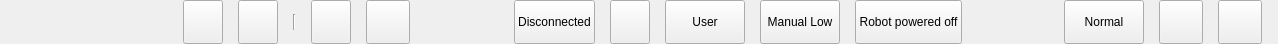
    <widget class="QWidget" name="widget_title" native="true">
     <property name="minimumSize">
      <size>
       <width>1278</width>
       <height>44</height>
      </size>
     </property>
     <property name="maximumSize">
      <size>
       <width>16777215</width>
       <height>44</height>
      </size>
     </property>
     <layout class="QHBoxLayout" name="horizontalLayout">
      <property name="spacing">
       <number>15</number>
      </property>
      <property name="leftMargin">
       <number>16</number>
      </property>
      <property name="topMargin">
       <number>0</number>
      </property>
      <property name="rightMargin">
       <number>16</number>
      </property>
      <property name="bottomMargin">
       <number>0</number>
      </property>
      <item>
       <widget class="MoveLabel" name="lbl_logo">
        <property name="minimumSize">
         <size>
          <width>152</width>
          <height>24</height>
         </size>
        </property>
        <property name="maximumSize">
         <size>
          <width>152</width>
          <height>24</height>
         </size>
        </property>
        <property name="text">
         <string/>
        </property>
       </widget>
      </item>
      <item>
       <widget class="QPushButton" name="pbn_poweroff">
        <property name="sizePolicy">
         <sizepolicy hsizetype="Minimum" vsizetype="Fixed">
          <horstretch>0</horstretch>
          <verstretch>28</verstretch>
         </sizepolicy>
        </property>
        <property name="minimumSize">
         <size>
          <width>0</width>
          <height>44</height>
         </size>
        </property>
        <property name="maximumSize">
         <size>
          <width>16777215</width>
          <height>44</height>
         </size>
        </property>
        <property name="text">
         <string/>
        </property>
        <property name="icon">
         <iconset>
          <normaloff>:/mainwidget/image/mainwidget/poweroff.svg</normaloff>:/mainwidget/image/mainwidget/poweroff.svg</iconset>
        </property>
        <property name="iconSize">
         <size>
          <width>28</width>
          <height>28</height>
         </size>
        </property>
       </widget>
      </item>
      <item>
       <widget class="QPushButton" name="pbn_minimize">
        <property name="minimumSize">
         <size>
          <width>0</width>
          <height>44</height>
         </size>
        </property>
        <property name="maximumSize">
         <size>
          <width>16777215</width>
          <height>44</height>
         </size>
        </property>
        <property name="text">
         <string/>
        </property>
        <property name="icon">
         <iconset>
          <normaloff>:/mainwidget/image/mainwidget/minimize.svg</normaloff>:/mainwidget/image/mainwidget/minimize.svg</iconset>
        </property>
        <property name="iconSize">
         <size>
          <width>28</width>
          <height>28</height>
         </size>
        </property>
       </widget>
      </item>
      <item>
       <widget class="Line" name="lbl_line">
        <property name="minimumSize">
         <size>
          <width>0</width>
          <height>16</height>
         </size>
        </property>
        <property name="maximumSize">
         <size>
          <width>16777215</width>
          <height>16</height>
         </size>
        </property>
        <property name="orientation">
         <enum>Qt::Vertical</enum>
        </property>
       </widget>
      </item>
      <item>
       <widget class="QPushButton" name="pbn_wifi">
        <property name="sizePolicy">
         <sizepolicy hsizetype="Minimum" vsizetype="Fixed">
          <horstretch>0</horstretch>
          <verstretch>28</verstretch>
         </sizepolicy>
        </property>
        <property name="minimumSize">
         <size>
          <width>0</width>
          <height>44</height>
         </size>
        </property>
        <property name="maximumSize">
         <size>
          <width>16777215</width>
          <height>44</height>
         </size>
        </property>
        <property name="text">
         <string/>
        </property>
        <property name="icon">
         <iconset theme=":/mainwidget/image/mainwidget/wifi_zero.svg"/>
        </property>
        <property name="iconSize">
         <size>
          <width>28</width>
          <height>28</height>
         </size>
        </property>
       </widget>
      </item>
      <item>
       <widget class="QPushButton" name="pbn_dragteach">
        <property name="minimumSize">
         <size>
          <width>44</width>
          <height>44</height>
         </size>
        </property>
        <property name="maximumSize">
         <size>
          <width>44</width>
          <height>44</height>
         </size>
        </property>
        <property name="text">
         <string/>
        </property>
        <property name="icon">
         <iconset theme=":/mainwidget/image/mainwidget/dragteaching.svg"/>
        </property>
        <property name="iconSize">
         <size>
          <width>28</width>
          <height>28</height>
         </size>
        </property>
       </widget>
      </item>
      <item>
       <spacer name="horizontalSpacer_3">
        <property name="orientation">
         <enum>Qt::Horizontal</enum>
        </property>
        <property name="sizeType">
         <enum>QSizePolicy::Expanding</enum>
        </property>
        <property name="sizeHint" stdset="0">
         <size>
          <width>20</width>
          <height>20</height>
         </size>
        </property>
       </spacer>
      </item>
      <item>
       <widget class="QPushButton" name="pbn_connectstatus">
        <property name="sizePolicy">
         <sizepolicy hsizetype="Minimum" vsizetype="Fixed">
          <horstretch>0</horstretch>
          <verstretch>28</verstretch>
         </sizepolicy>
        </property>
        <property name="minimumSize">
         <size>
          <width>0</width>
          <height>44</height>
         </size>
        </property>
        <property name="maximumSize">
         <size>
          <width>16777215</width>
          <height>44</height>
         </size>
        </property>
        <property name="text">
         <string>Disconnected</string>
        </property>
        <property name="icon">
         <iconset>
          <normaloff>:/mainwidget/image/mainwidget/disconnected.svg</normaloff>:/mainwidget/image/mainwidget/disconnected.svg</iconset>
        </property>
        <property name="iconSize">
         <size>
          <width>28</width>
          <height>28</height>
         </size>
        </property>
        <property name="checkable">
         <bool>true</bool>
        </property>
       </widget>
      </item>
      <item>
       <widget class="QPushButton" name="pbn_controllerAuthority">
        <property name="minimumSize">
         <size>
          <width>0</width>
          <height>44</height>
         </size>
        </property>
        <property name="maximumSize">
         <size>
          <width>16777215</width>
          <height>44</height>
         </size>
        </property>
        <property name="text">
         <string/>
        </property>
        <property name="icon">
         <iconset theme=":/mainwidget/image/mainwidget/authorityunlock.svg"/>
        </property>
        <property name="iconSize">
         <size>
          <width>28</width>
          <height>28</height>
         </size>
        </property>
       </widget>
      </item>
      <item>
       <widget class="QPushButton" name="pbn_switchAuthority">
        <property name="minimumSize">
         <size>
          <width>0</width>
          <height>44</height>
         </size>
        </property>
        <property name="maximumSize">
         <size>
          <width>16777215</width>
          <height>44</height>
         </size>
        </property>
        <property name="text">
         <string>User</string>
        </property>
        <property name="icon">
         <iconset theme=":/settings/image/settings/icon_authority_user.svg"/>
        </property>
        <property name="iconSize">
         <size>
          <width>28</width>
          <height>28</height>
         </size>
        </property>
       </widget>
      </item>
      <item>
       <widget class="QPushButton" name="pbn_mode">
        <property name="sizePolicy">
         <sizepolicy hsizetype="Minimum" vsizetype="Fixed">
          <horstretch>0</horstretch>
          <verstretch>44</verstretch>
         </sizepolicy>
        </property>
        <property name="minimumSize">
         <size>
          <width>0</width>
          <height>44</height>
         </size>
        </property>
        <property name="maximumSize">
         <size>
          <width>16777215</width>
          <height>44</height>
         </size>
        </property>
        <property name="text">
         <string>Manual Low</string>
        </property>
        <property name="icon">
         <iconset theme=":/mainwidget/image/mainwidget/manuallow.svg"/>
        </property>
        <property name="iconSize">
         <size>
          <width>28</width>
          <height>28</height>
         </size>
        </property>
       </widget>
      </item>
      <item>
       <widget class="QPushButton" name="pbn_robotpower">
        <property name="sizePolicy">
         <sizepolicy hsizetype="Minimum" vsizetype="Fixed">
          <horstretch>0</horstretch>
          <verstretch>44</verstretch>
         </sizepolicy>
        </property>
        <property name="minimumSize">
         <size>
          <width>0</width>
          <height>44</height>
         </size>
        </property>
        <property name="maximumSize">
         <size>
          <width>16777215</width>
          <height>44</height>
         </size>
        </property>
        <property name="text">
         <string notr="true">Robot powered off</string>
        </property>
        <property name="iconSize">
         <size>
          <width>28</width>
          <height>28</height>
         </size>
        </property>
       </widget>
      </item>
      <item>
       <widget class="SwitchButtonInside" name="pbn_enable" native="true">
        <property name="minimumSize">
         <size>
          <width>72</width>
          <height>28</height>
         </size>
        </property>
        <property name="maximumSize">
         <size>
          <width>72</width>
          <height>28</height>
         </size>
        </property>
       </widget>
      </item>
      <item>
       <widget class="QPushButton" name="pbn_clearAlarm">
        <property name="sizePolicy">
         <sizepolicy hsizetype="Minimum" vsizetype="Fixed">
          <horstretch>0</horstretch>
          <verstretch>28</verstretch>
         </sizepolicy>
        </property>
        <property name="minimumSize">
         <size>
          <width>0</width>
          <height>44</height>
         </size>
        </property>
        <property name="maximumSize">
         <size>
          <width>16777215</width>
          <height>44</height>
         </size>
        </property>
        <property name="text">
         <string>Normal</string>
        </property>
        <property name="icon">
         <iconset theme=":/mainwidget/image/mainwidget/nowarn.svg"/>
        </property>
        <property name="iconSize">
         <size>
          <width>28</width>
          <height>28</height>
         </size>
        </property>
        <property name="checkable">
         <bool>true</bool>
        </property>
       </widget>
      </item>
      <item>
       <widget class="QPushButton" name="pbn_emergeStop">
        <property name="sizePolicy">
         <sizepolicy hsizetype="Minimum" vsizetype="Fixed">
          <horstretch>0</horstretch>
          <verstretch>44</verstretch>
         </sizepolicy>
        </property>
        <property name="minimumSize">
         <size>
          <width>44</width>
          <height>44</height>
         </size>
        </property>
        <property name="maximumSize">
         <size>
          <width>44</width>
          <height>44</height>
         </size>
        </property>
        <property name="text">
         <string/>
        </property>
        <property name="icon">
         <iconset>
          <normaloff>:/mainwidget/image/mainwidget/emergestopoff.svg</normaloff>:/mainwidget/image/mainwidget/emergestopoff.svg</iconset>
        </property>
        <property name="iconSize">
         <size>
          <width>36</width>
          <height>36</height>
         </size>
        </property>
        <property name="checkable">
         <bool>true</bool>
        </property>
       </widget>
      </item>
      <item>
       <widget class="QPushButton" name="pbn_pluginManager">
        <property name="minimumSize">
         <size>
          <width>44</width>
          <height>44</height>
         </size>
        </property>
        <property name="maximumSize">
         <size>
          <width>44</width>
          <height>44</height>
         </size>
        </property>
        <property name="text">
         <string/>
        </property>
        <property name="iconSize">
         <size>
          <width>36</width>
          <height>36</height>
         </size>
        </property>
       </widget>
      </item>
     </layout>
    </widget>
